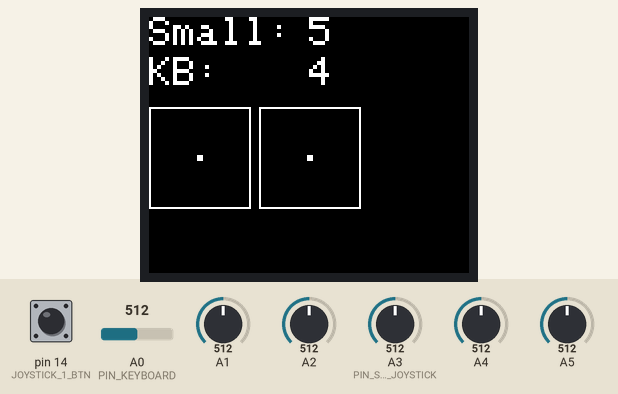
This sketch was run on a simulated Arduino Mega 2560, built with avr-gcc and run on an emulated ATmega2560. Parts: 160×128 colour display. The test bench sets the inputs (shaded band); at power-on: A1 = 512, A2 = 512, A3 (PIN_SMALL_JOYSTICK) = 512, A5 = 512, A4 = 512, A0 (PIN_KEYBOARD) = 512, pin 14 (JOYSTICK_1_BTN) HIGH. What the sketch prints to the serial monitor is not drawn.

Above: at 1.4 s.
1.5 s: A1 set to 390
3.0 s: A2 set to 390
4.5 s: A3 (PIN_SMALL_JOYSTICK) set to 390
At 5.7 s:
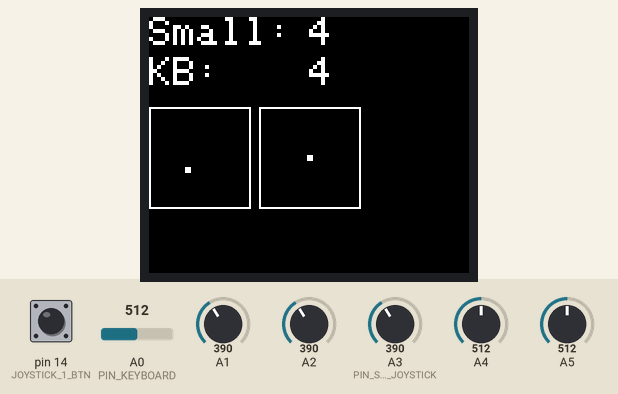
6.0 s: A5 set to 390
7.5 s: A4 set to 390
9.0 s: A0 (PIN_KEYBOARD) set to 390
At 9.6 s:
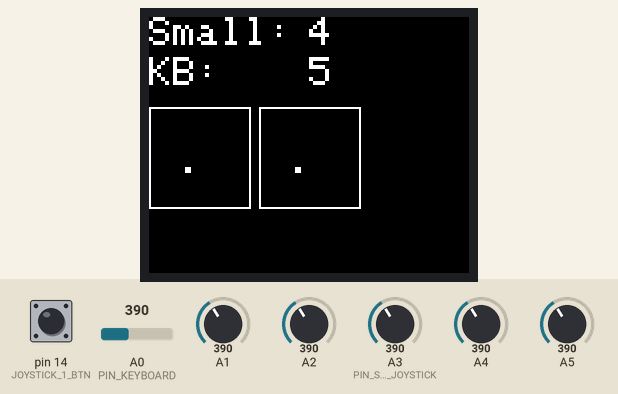
Timing chart, 0 to 11.5 s (numbered marks = the images above; inputs shaded):
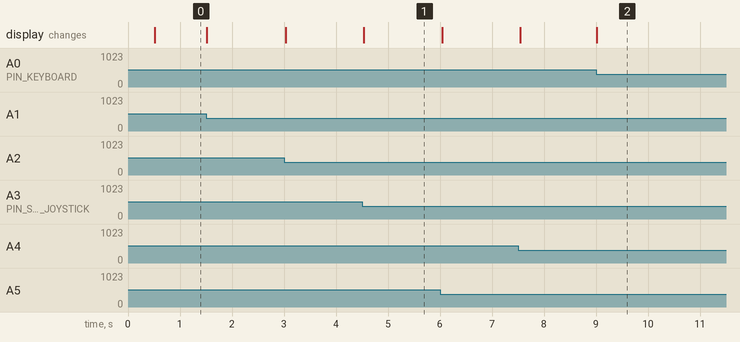

Measured:
- after the input at 4.5 s, the display: changes at once (image 1)
- after the input at 9.0 s, the display: changes at once (image 2)

The sketch:

pultAnalog.ino
```cpp
#define cs   10
#define dc   8
#define rst  0  // you can also connect this to the Arduino reset

#include <Adafruit_GFX.h>    // Core graphics library
#include <Adafruit_ST7735.h> // Hardware-specific library
#include <SPI.h>

#if defined(__SAM3X8E__)
    #undef __FlashStringHelper::F(string_literal)
    #define F(string_literal) string_literal
#endif

Adafruit_ST7735 tft = Adafruit_ST7735(cs, dc, rst);

#define BAUDRATE 9600

// small joystick
#define PIN_SMALL_JOYSTICK 3
#define BUTTON_NONE 0
#define BUTTON_DOWN 1
#define BUTTON_RIGHT 2
#define BUTTON_SELECT 3
#define BUTTON_UP 4
#define BUTTON_LEFT 5

#define PIN_KEYBOARD 0

#define JOYSTICK_SCALE 20
#define JOYSTICK_1_BTN 14
#define JOYSTICK_2_BTN 15
int joystick_pinout[4] = {1, 2, 4, 5};

void setup(void) {
  Serial.begin(BAUDRATE);
  Serial1.begin(BAUDRATE);

  tft.initR(INITR_BLACKTAB);   // initialize a ST7735S chip, black tab
  tft.setTextWrap(true); // Allow text to run off right edge
  tft.fillScreen(ST7735_BLACK);

  Serial.println("This is a test of the rotation capabilities of the TFT library!");
  Serial.println("Press <SEND> (or type a character) to advance");

  tft.setRotation(3);
  tft.setCursor(0, 0);
  tft.setTextSize(2);
  tft.setTextColor(ST7735_WHITE);

  tft.setCursor(0,0);  tft.print("Small:");
  tft.setCursor(0,20); tft.print("KB:");

  tft.drawRect(0, 45, 51, 51, ST7735_WHITE);
  tft.drawRect(55, 45, 51, 51, ST7735_WHITE);

  pinMode(JOYSTICK_1_BTN, INPUT);
  //pinMode(JOYSTICK_2_BTN, INPUT);
}

#define C2I (int)(unsigned char)

void loop(void)
{

  char x[5];
  for (int i=0; i<4; i++) {
    x[i] = (char)((analogRead(joystick_pinout[i])-512)/JOYSTICK_SCALE+'z');
  }
  x[4] = 0;

  Serial1.print('A');
  Serial1.print(x);
  Serial1.print("\xFE");
  Serial.print('A');
  Serial.println(x);

  if (!digitalRead(JOYSTICK_1_BTN)) {
    Serial1.print("F1\xFE");
    Serial.println("F1");
  }

  switch(readButton()) {
  case BUTTON_DOWN:  Serial1.print("JD\xFE"); Serial.println("JD"); break;
  case BUTTON_UP:    Serial1.print("JU\xFE"); Serial.println("JU"); break;
  case BUTTON_LEFT:  Serial1.print("JL\xFE"); Serial.println("JL"); break;
  case BUTTON_RIGHT: Serial1.print("JR\xFE"); Serial.println("JR"); break;
  }

  switch(readKeyboard()) {
  case 1: Serial1.print("S1\xFE"); Serial.println("S1"); break;
  case 2: Serial1.print("S2\xFE"); Serial.println("S2"); break;
  case 3: Serial1.print("S3\xFE"); Serial.println("S3"); break;
  case 4: Serial1.print("S4\xFE"); Serial.println("S4"); break;
  case 5: Serial1.print("S5\xFE"); Serial.println("S5"); break;
  }

  tft.fillRect(80, 0, 20, 40, ST7735_BLACK);

  tft.setCursor(80,0);  tft.print(readButton());
  tft.setCursor(80,20); tft.print(readKeyboard());

  tft.fillRect(1, 46, 49, 49, ST7735_BLACK);
  tft.fillRect(56, 46, 49, 49, ST7735_BLACK);

  int z = (int)'z';
  tft.fillRect(24+C2I(x[0])-z, 69+z-C2I(x[1]), 3, 3, ST7735_WHITE);
  tft.fillRect(79+C2I(x[2])-z, 69+z-C2I(x[3]), 3, 3, ST7735_WHITE);

  delay(20);
}

int readButton(void) {
  int a = analogRead(PIN_SMALL_JOYSTICK);

  if (a < 41) return BUTTON_DOWN;
  if (a < 205) return BUTTON_RIGHT;
  if (a < 308) return BUTTON_SELECT;
  if (a < 410) return BUTTON_UP;
  if (a < 656) return BUTTON_LEFT;
  return BUTTON_NONE;
}

int readKeyboard(void) {
  int a = analogRead(PIN_KEYBOARD);

  if (a < 140) return 0;
  if (a < 400) return 5;
  if (a < 610) return 4;
  if (a < 790) return 3;
  if (a < 950) return 2;
  return 1;
}

//
//
//
//void rotateText() {
//  for (uint8_t i=0; i<4; i++) {
//    tft.fillScreen(ST7735_BLACK);
//    Serial.println(tft.getRotation(), DEC);
//
//    tft.setCursor(0, 30);
//    tft.setTextColor(ST7735_RED);
//    tft.setTextSize(1);
//    tft.println("Hello World!");
//    tft.setTextColor(ST7735_YELLOW);
//    tft.setTextSize(2);
//    tft.println("Hello World!");
//    tft.setTextColor(ST7735_GREEN);
//    tft.setTextSize(3);
//    tft.println("Hello World!");
//    tft.setTextColor(ST7735_BLUE);
//    tft.setTextSize(4);
//    tft.print(1234.567);
//    while (!Serial.available());
//    Serial.read();  Serial.read();  Serial.read();
//
//    tft.setRotation(tft.getRotation()+1);
//  }
//}
//

//
//void rotateFillcircle(void) {
//  for (uint8_t i=0; i<4; i++) {
//    tft.fillScreen(ST7735_BLACK);
//    Serial.println(tft.getRotation(), DEC);
//
//    tft.fillCircle(10, 30, 10, ST7735_YELLOW);
//
//    while (!Serial.available());
//    Serial.read();  Serial.read();  Serial.read();
//
//    tft.setRotation(tft.getRotation()+1);
//  }
//}
//
//void rotateDrawcircle(void) {
//  for (uint8_t i=0; i<4; i++) {
//    tft.fillScreen(ST7735_BLACK);
//    Serial.println(tft.getRotation(), DEC);
//
//    tft.drawCircle(10, 30, 10, ST7735_YELLOW);
//
//    while (!Serial.available());
//    Serial.read();  Serial.read();  Serial.read();
//
//    tft.setRotation(tft.getRotation()+1);
//  }
//}
//
//void rotateFillrect(void) {
//  for (uint8_t i=0; i<4; i++) {
//    tft.fillScreen(ST7735_BLACK);
//    Serial.println(tft.getRotation(), DEC);
//
//    tft.fillRect(10, 20, 10, 20, ST7735_GREEN);
//
//    while (!Serial.available());
//    Serial.read();  Serial.read();  Serial.read();
//
//    tft.setRotation(tft.getRotation()+1);
//  }
//}
//
//void rotateDrawrect(void) {
//  for (uint8_t i=0; i<4; i++) {
//    tft.fillScreen(ST7735_BLACK);
//    Serial.println(tft.getRotation(), DEC);
//
//    tft.drawRect(10, 20, 10, 20, ST7735_GREEN);
//
//    while (!Serial.available());
//    Serial.read();  Serial.read();  Serial.read();
//
//    tft.setRotation(tft.getRotation()+1);
//  }
//}
//
//void rotateFastline(void) {
//  for (uint8_t i=0; i<4; i++) {
//    tft.fillScreen(ST7735_BLACK);
//    Serial.println(tft.getRotation(), DEC);
//
//    tft.drawFastHLine(0, 20, tft.width(), ST7735_RED);
//    tft.drawFastVLine(20, 0, tft.height(), ST7735_BLUE);
//
//    while (!Serial.available());
//    Serial.read();  Serial.read();  Serial.read();
//
//    tft.setRotation(tft.getRotation()+1);
//  }
//}
//
//void rotateLine(void) {
//  for (uint8_t i=0; i<4; i++) {
//    tft.fillScreen(ST7735_BLACK);
//    Serial.println(tft.getRotation(), DEC);
//
//    tft.drawLine(tft.width()/2, tft.height()/2, 0, 0, ST7735_RED);
//    while (!Serial.available());
//    Serial.read();  Serial.read();  Serial.read();
//
//    tft.setRotation(tft.getRotation()+1);
//  }
//}
//
//void rotatePixel(void) {
//  for (uint8_t i=0; i<4; i++) {
//    tft.fillScreen(ST7735_BLACK);
//    Serial.println(tft.getRotation(), DEC);
//
//    tft.drawPixel(10,20, ST7735_WHITE);
//    while (!Serial.available());
//    Serial.read();  Serial.read();  Serial.read();
//
//    tft.setRotation(tft.getRotation()+1);
//  }
//}
//
//void rotateTriangle(void) {
//  for (uint8_t i=0; i<4; i++) {
//    tft.fillScreen(ST7735_BLACK);
//    Serial.println(tft.getRotation(), DEC);
//
//    tft.drawTriangle(20, 10, 10, 30, 30, 30, ST7735_GREEN);
//    while (!Serial.available());
//    Serial.read();  Serial.read();  Serial.read();
//
//    tft.setRotation(tft.getRotation()+1);
//  }
//}
//
//void rotateFillTriangle(void) {
//  for (uint8_t i=0; i<4; i++) {
//    tft.fillScreen(ST7735_BLACK);
//    Serial.println(tft.getRotation(), DEC);
//
//    tft.fillTriangle(20, 10, 10, 30, 30, 30, ST7735_RED);
//    while (!Serial.available());
//    Serial.read();  Serial.read();  Serial.read();
//
//    tft.setRotation(tft.getRotation()+1);
//  }
//}
//
//void rotateRoundRect(void) {
//  for (uint8_t i=0; i<4; i++) {
//    tft.fillScreen(ST7735_BLACK);
//    Serial.println(tft.getRotation(), DEC);
//
//    tft.drawRoundRect(20, 10, 25, 15, 5, ST7735_BLUE);
//    while (!Serial.available());
//    Serial.read();  Serial.read();  Serial.read();
//
//    tft.setRotation(tft.getRotation()+1);
//  }
//}
//
//void rotateFillRoundRect(void) {
//  for (uint8_t i=0; i<4; i++) {
//    tft.fillScreen(ST7735_BLACK);
//    Serial.println(tft.getRotation(), DEC);
//
//    tft.fillRoundRect(20, 10, 25, 15, 5, ST7735_CYAN);
//    while (!Serial.available());
//    Serial.read();  Serial.read();  Serial.read();
//
//    tft.setRotation(tft.getRotation()+1);
//  }
//}
//
//void rotateChar(void) {
//  for (uint8_t i=0; i<4; i++) {
//    tft.fillScreen(ST7735_BLACK);
//    Serial.println(tft.getRotation(), DEC);
//
//    tft.drawChar(25, 15, 'A', ST7735_WHITE, ST7735_WHITE, 1);
//    while (!Serial.available());
//    Serial.read();  Serial.read();  Serial.read();
//
//    tft.setRotation(tft.getRotation()+1);
//  }
//}
//
//void rotateString(void) {
//  for (uint8_t i=0; i<4; i++) {
//        Serial.println(tft.getRotation(), DEC);
//
//
//
//  }
//}
```
